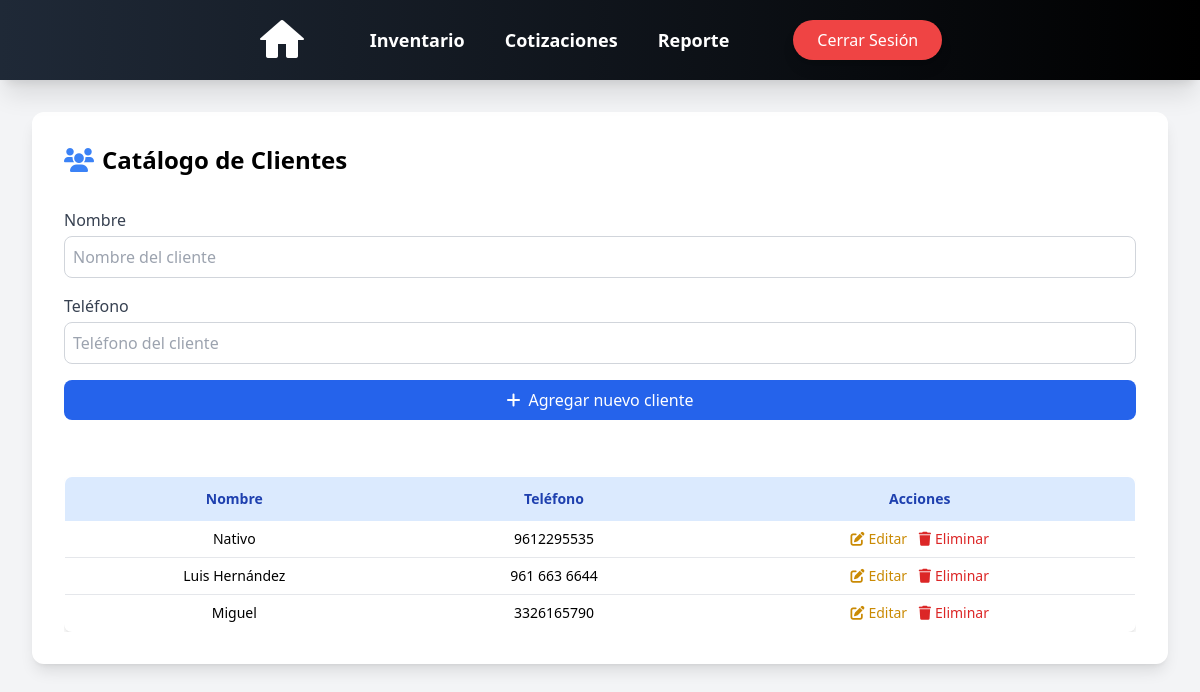
Before: /quotes/client/ (signed in) with the older database file.
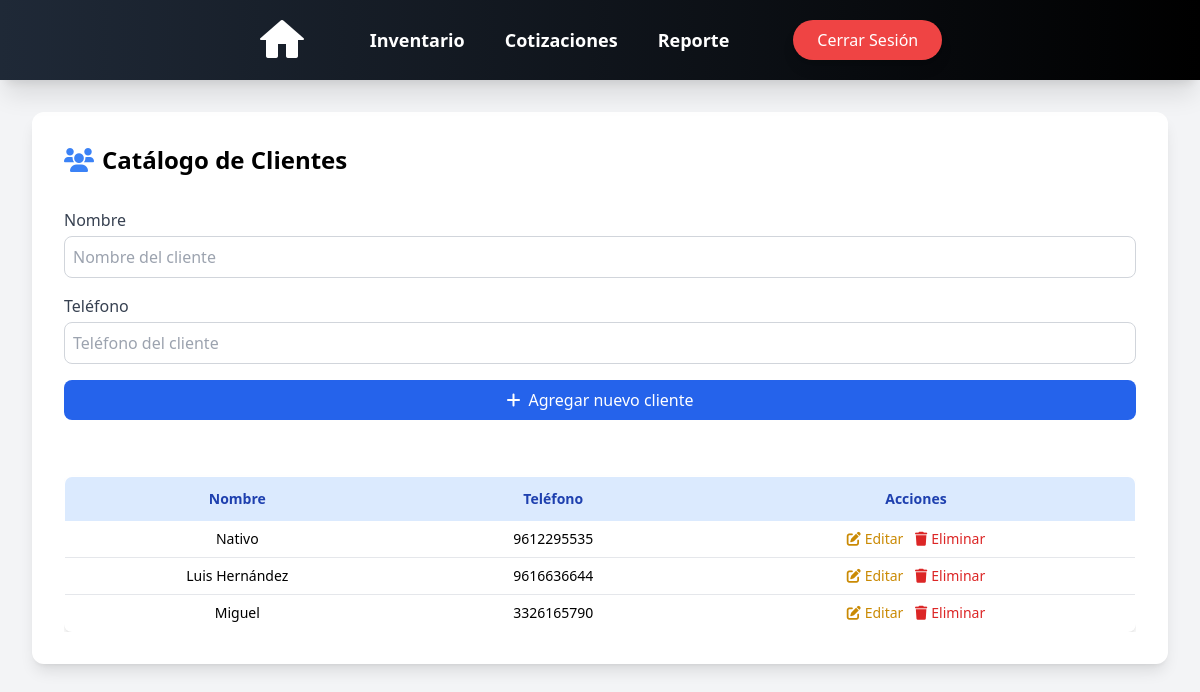
After: the same page with the newer database file.
### cliente/models.py (models this page shows, shortened)
class Cliente(models.Model):
    cliente_id = models.AutoField(primary_key=True)
    nombre = models.CharField(max_length=50, null=True, blank=True)
    telefono = models.CharField(max_length=10, null=True, blank=True)
    mensaje = models.TextField(null=True, blank=True)

### cliente/views.py (the view)
# urls.py: path('client/', view_client, name='view_client'),
def view_client(request):
    clientes = Cliente.objects.all()
    context = {
        'clientes': clientes
    }
    return render(request, 'quotes/clients.html', context)

### users/context_processors.py (called while the page is built)
def empleado_context(request):
    if request.user.is_authenticated:
        empleado = request.user.groups.filter(name='Empleado').exists()
    else:
        empleado = False  # Si no está autenticado, no es parte del grupo
    return {'empleado': empleado}

### templates/quotes/clients.html (shortened to what this page needs)
<!DOCTYPE html>
<html lang="es">
<head>
  <link rel="stylesheet" href="https://cdnjs.cloudflare.com/ajax/libs/font-awesome/6.5.0/css/all.min.css" />
</head>
<body class="bg-gray-100 min-h-screen flex flex-col">
{% if request.user.is_authenticated %}
  {% include 'nav_bar.html' %}
  <div class="animate__animated animate__fadeIn">
    <div class="container mx-auto px-4 md:px-6 lg:px-8 mt-28 mb-24 max-w-7xl">
      <div class="bg-white rounded-xl shadow-lg p-6 md:p-8 space-y-8">
        <h2 class="text-2xl font-semibold text-black flex items-center gap-2">
          <i class="fa-solid fa-users text-blue-500"></i> Catálogo de Clientes
        </h2>
        <form method="POST" action="{% if cliente %}{% url 'edit_client' cliente.cliente_id %}{% else %}{% url 'create_client' %}{% endif %}" class="space-y-4">
          <div>
            <label class="block text-gray-700 font-medium mb-1">Nombre</label>
            <input type="text" name="nombre" placeholder="Nombre del cliente" value="{{ cliente.nombre|default:'' }}" required class="w-full p-2 border border-gray-300 rounded-lg focus:outline-none focus:ring-2 focus:ring-blue-400">
          </div>
          <div>
            <label class="block text-gray-700 font-medium mb-1">Teléfono</label>
            <input type="number" name="telefono" placeholder="Teléfono del cliente" value="{{ cliente.telefono|default:'' }}" required class="w-full p-2 border border-gray-300 rounded-lg focus:outline-none focus:ring-2 focus:ring-blue-400">
          </div>
          <button type="submit" class="w-full {{ cliente|yesno:'bg-yellow-600 hover:bg-yellow-700,bg-blue-600 hover:bg-blue-700' }} text-white py-2 px-4 rounded-lg transition flex items-center justify-center gap-2">
            <i class="fa-solid {{ cliente|yesno:'fa-save,fa-plus' }}"></i>
            {% if cliente %}Guardar cambios{% else %}Agregar nuevo cliente{% endif %}
          </button>
        </form>
        <div class="overflow-x-auto">
          <table class="w-full mt-6 text-sm text-center border border-gray-200 shadow-md rounded-lg overflow-hidden">
            <thead class="bg-blue-100 text-blue-800">
              <tr>
                <th class="py-3 px-4 whitespace-nowrap">Nombre</th>
                <th class="py-3 px-4 whitespace-nowrap">Teléfono</th>
                <th class="py-3 px-4 whitespace-nowrap">Acciones</th>
              </tr>
            </thead>
            <tbody class="bg-white">
              {% for cliente in clientes %}
              <tr class="hover:bg-gray-50 border-b">
                <td class="py-2 px-4">{{ cliente.nombre }}</td>
                <td class="py-2 px-4">{{ cliente.telefono }}</td>
                <td class="py-2 px-4 space-x-2">
                  <a href="{% url 'edit_client' cliente.cliente_id %}" class="text-yellow-600 hover:text-yellow-800 transition inline-flex items-center gap-1">
                    <i class="fas fa-pen-to-square"></i> <span class="hidden sm:inline">Editar</span>
                  </a>
                  <a href="{% url 'delete_client' cliente.cliente_id %}" class="text-red-600 hover:text-red-800 transition inline-flex items-center gap-1">
                    <i class="fa-solid fa-trash"></i> <span class="hidden sm:inline">Eliminar</span>
                  </a>
                </td>
              </tr>
              {% empty %}
              <tr>
                <td colspan="3" class="py-4 text-gray-500">No hay clientes registrados.</td>
              </tr>
              {% endfor %}
            </tbody>
          </table>
        </div>
      </div>
    </div>
  </div>
{% endif %}
</body>
</html>

### templates/nav_bar.html (shortened to what this page needs)
{% load static tailwind_tags %}
<!DOCTYPE html>
<html lang="es">
<head>
    <script src="https://cdn.tailwindcss.com"></script>
    <link rel="stylesheet" href="https://cdnjs.cloudflare.com/ajax/libs/animate.css/4.1.1/animate.min.css" />
    <link rel="stylesheet" href="https://cdnjs.cloudflare.com/ajax/libs/font-awesome/6.0.0-beta3/css/all.min.css">
</head>
<body>
<nav class="fixed top-0 left-0 w-full bg-gradient-to-r from-gray-800 to-black text-white shadow-xl z-50">
    <div class="max-w-7xl mx-auto px-4 sm:px-6 lg:px-8">
        <div class="flex items-center justify-center h-20 space-x-16">
            <div class="flex items-center">
                <a href="{% url 'login' %}">
                    <img src="{% static 'img/casa.png' %}" alt="Logo" class="h-12 w-auto">
                </a>
            </div>
            <div class="hidden md:flex space-x-10 text-lg font-semibold">
                <a href="{% url 'products' %}" class="hover:text-blue-400 transition-all">Inventario</a>
                <a href="{% url 'list_quotes' %}" class="hover:text-blue-400 transition-all">Cotizaciones</a>
                {% if not empleado %}
                    <a href="{% url 'report_dashboard' %}" class="hover:text-blue-400 transition-all">Reporte</a>
                {% endif %}
            </div>
            <div class="hidden md:flex items-center">
                <form method="post" action="{% url 'logout' %}">
                    <button type="submit" class="px-6 py-2 bg-red-500 text-white rounded-full hover:bg-red-700 transition-all shadow-lg">
                        Cerrar Sesión
                    </button>
                </form>
            </div>
        </div>
    </div>
</nav>
</body>
</html>

Changed rows visible on the page:
changed Cliente "Luis Hernández": telefono "961 663 6644" → "9616636644"
